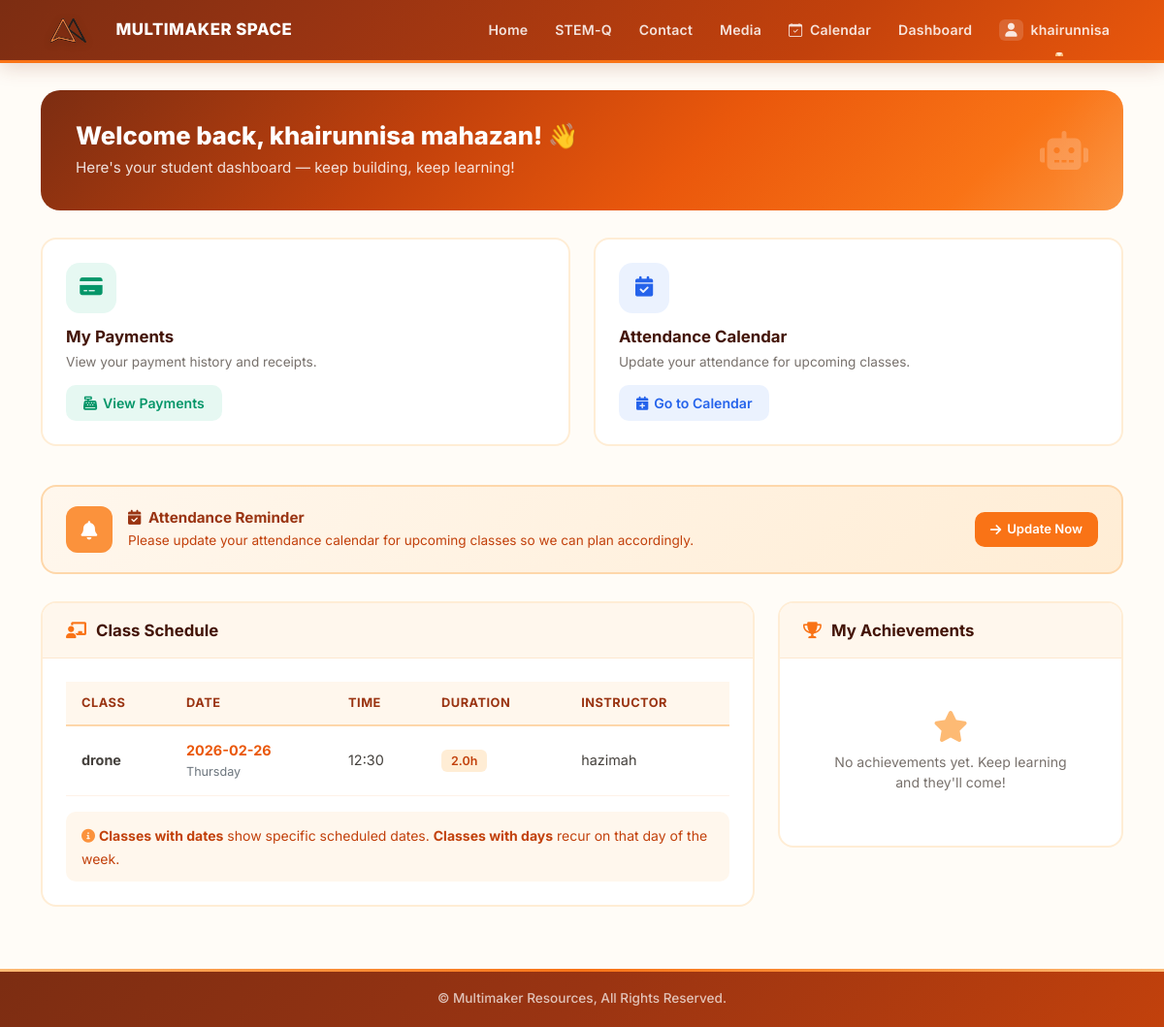
/dashboard (signed in), run on the app's committed database.
### tables this page shows
CREATE TABLE users (
                id INTEGER PRIMARY KEY AUTOINCREMENT,
                username TEXT UNIQUE NOT NULL,
                email TEXT UNIQUE NOT NULL,
                password TEXT NOT NULL,
                full_name TEXT NOT NULL,
                role TEXT DEFAULT 'student',
                is_approved BOOLEAN DEFAULT 0,
                created_at DATETIME DEFAULT CURRENT_TIMESTAMP
            , must_change_password BOOLEAN DEFAULT 0);

CREATE TABLE class_schedule (
                id INTEGER PRIMARY KEY AUTOINCREMENT,
                class_name TEXT NOT NULL,
                class_date DATE NOT NULL,
                time TEXT NOT NULL,
                instructor TEXT NOT NULL,
                duration TEXT NOT NULL,
                admin_notes TEXT DEFAULT '',
                created_at DATETIME DEFAULT CURRENT_TIMESTAMP
            );

### app.py (the view)
@app.route('/dashboard')
@login_required
def student_dashboard():
    current_user = get_current_user()  # Get current user info
    conn = get_db_connection()
    classes = conn.execute('''
        SELECT cs.*
        FROM class_schedule cs
        JOIN class_students cst ON cs.id = cst.class_id
        WHERE cst.user_id = ?
        ORDER BY cs.class_date, cs.time
    ''', (current_user['id'],)).fetchall()
    achievements = conn.execute(
        'SELECT * FROM student_achievements WHERE user_id = ? ORDER BY date_achieved DESC',
        (current_user['id'],)
    ).fetchall()
    conn.close()
    return render_template('dashboard.html',
                         classes=classes,
                         achievements=achievements,
                         user=current_user)  # Pass user to template

### templates/dashboard.html (shortened to what this page needs)
{% extends "base.html" %}
{% block content %}
<div class="welcome-banner">
    <h2>Welcome back, {{ user.full_name or user.username }}! 👋</h2>
    <p>Here's your student dashboard — keep building, keep learning!</p>
    <i class="fas fa-robot welcome-icon"></i>
</div>
<div class="row mb-4">
    <div class="col-md-6 mb-3">
        <div class="quick-card" style="animation-delay: 0.15s;">
            <div class="card-icon" style="background: rgba(16,185,129,0.1); color: #059669;">
                <i class="fas fa-credit-card"></i>
            </div>
            <h5>My Payments</h5>
            <p>View your payment history and receipts.</p>
            <a href="{{ url_for('student_payments') }}" class="btn-card btn-card-green">
                <i class="fas fa-cash-register"></i> View Payments
            </a>
        </div>
    </div>
    <div class="col-md-6 mb-3">
        <div class="quick-card" style="animation-delay: 0.25s;">
            <div class="card-icon" style="background: rgba(59,130,246,0.1); color: #2563eb;">
                <i class="fas fa-calendar-check"></i>
            </div>
            <h5>Attendance Calendar</h5>
            <p>Update your attendance for upcoming classes.</p>
            <a href="{{ url_for('student_calendar') }}" class="btn-card btn-card-blue">
                <i class="fas fa-calendar-plus"></i> Go to Calendar
            </a>
        </div>
    </div>
</div>
<div class="attendance-alert">
    <div class="alert-icon">
        <i class="fas fa-bell"></i>
    </div>
    <div class="alert-content flex-grow-1">
        <h6><i class="fas fa-calendar-check me-1"></i> Attendance Reminder</h6>
        <p>Please update your attendance calendar for upcoming classes so we can plan accordingly.</p>
    </div>
    <a href="{{ url_for('student_calendar') }}" class="btn-alert">
        <i class="fas fa-arrow-right"></i> Update Now
    </a>
</div>
<div class="row">
    <div class="col-lg-8">
        <div class="dash-card">
            <div class="dash-card-header">
                <h5><i class="fas fa-chalkboard-teacher"></i> Class Schedule</h5>
            </div>
            <div class="dash-card-body">
                {% if classes %}
                    <div class="table-responsive">
                        <table class="table-modern">
                            <thead>
                                <tr>
                                    <th>Class</th>
                                    <th>{% if classes[0].class_date %}Date{% else %}Day{% endif %}</th>
                                    <th>Time</th>
                                    <th>Duration</th>
                                    <th>Instructor</th>
                                </tr>
                            </thead>
                            <tbody>
                                {% for class in classes %}
                                <tr>
                                    <td>
                                        <strong>{{ class.class_name }}</strong>
                                    </td>
                                    <td>
                                        {% if class.class_date %}
                                            {% set date_parts = class.class_date.split('-') %}
                                            {% if date_parts|length == 3 %}
                                                {% set year = date_parts[0]|int %}
                                                {% set month = date_parts[1]|int %}
                                                {% set day = date_parts[2]|int %}
                                                {% set weekday_num = ((year - (14 - month)//12) + year//4 - year//100 + year//400 + (31*(month + 12*((14 - month)//12) - 2))//12 + day) % 7 %}
                                                {% set weekday_num = (weekday_num + 6) % 7 %}
                                                {% set weekday_names = ['Monday', 'Tuesday', 'Wednesday', 'Thursday', 'Friday', 'Saturday', 'Sunday'] %}
                                                {% set month_names = ['Jan', 'Feb', 'Mar', 'Apr', 'May', 'Jun', 'Jul', 'Aug', 'Sep', 'Oct', 'Nov', 'Dec'] %}
                                                <strong style="color: var(--orange-600);">{{ class.class_date }}</strong><br>
                                                <small class="text-muted">{{ weekday_names[weekday_num] }}</small>
                                            {% else %}
                                                {{ class.class_date }}
                                            {% endif %}
                                        {% else %}
                                            {{ class.day }}
                                        {% endif %}
                                    </td>
                                    <td>{{ class.time }}</td>
                                    <td>
                                        {% if class.duration %}
                                            <span class="badge-orange">{{ class.duration }}h</span>
                                        {% else %}
                                            <span class="text-muted">-</span>
                                        {% endif %}
                                    </td>
                                    <td>{{ class.instructor }}</td>
                                </tr>
                                {% endfor %}
                            </tbody>
                        </table>
                    </div>
                    <div style="background: var(--orange-50); border-radius: 10px; padding: 12px 16px; margin-top: 16px;">
                        <small style="color: var(--orange-700);">
                            <i class="fas fa-info-circle" style="color: var(--orange-400);"></i>
                            <strong>Classes with dates</strong> show specific scheduled dates.
                            <strong>Classes with days</strong> recur on that day of the week.
                        </small>
                    </div>
                {% else %}
                    <div class="empty-state">
                        <i class="fas fa-calendar-times d-block"></i>
                        <p>No classes scheduled yet.</p>
                    </div>
                {% endif %}
            </div>
        </div>
    </div>
    <div class="col-lg-4">
        <div class="dash-card" style="animation-delay: 0.5s;">
            <div class="dash-card-header">
                <h5><i class="fas fa-trophy"></i> My Achievements</h5>
            </div>
            <div class="dash-card-body">
                {% if achievements %}
                    {% for achievement in achievements %}
                    <div class="achievement-item">
                        <h6>{{ achievement.achievement }}</h6>
                        <span class="date-badge">{{ achievement.date_achieved }}</span>
                    </div>
                    {% endfor %}
                {% else %}
                    <div class="empty-state">
                        <i class="fas fa-star d-block"></i>
                        <p>No achievements yet. Keep learning and they'll come!</p>
                    </div>
                {% endif %}
            </div>
        </div>
    </div>
</div>
{% endblock %}

### templates/base.html (shortened to what this page needs)
<!DOCTYPE html>
<html lang="en">
<head>
    <link href="https://cdn.jsdelivr.net/npm/bootstrap@5.1.3/dist/css/bootstrap.min.css" rel="stylesheet">
    <link rel="stylesheet" href="https://cdnjs.cloudflare.com/ajax/libs/font-awesome/6.0.0/css/all.min.css">
    <link rel="stylesheet" href="https://cdn.jsdelivr.net/npm/bootstrap-icons@1.8.1/font/bootstrap-icons.css">
    <link rel="stylesheet" href="{{ url_for('static', filename='css/style.css') }}">
    <link rel="stylesheet" href="https://cdn.jsdelivr.net/npm/bootstrap-icons@1.11.3/font/bootstrap-icons.min.css">
</head>
<body>
    <nav class="navbar navbar-expand-lg navbar-mm">
        <div class="container">
            <a class="navbar-brand" href="{{ url_for('index') }}">
                <img src="{{ url_for('static', filename='images/MS.png') }}" alt="Multimaker Space Logo" class="navbar-logo">
                MULTIMAKER SPACE
            </a>
            <div class="collapse navbar-collapse" id="navbarNav">
                <ul class="navbar-nav ms-auto">
                    <li class="nav-item"><a class="nav-link" href="{{ url_for('index') }}">Home</a></li>
                    <li class="nav-item"><a class="nav-link" href="{{ url_for('stem_q') }}">STEM-Q</a></li>
                    <li class="nav-item"><a class="nav-link" href="{{ url_for('contact') }}">Contact</a></li>
                    {% if session.user_id and session.role == 'admin' %}
                    <li class="nav-item dropdown">
                        <a class="nav-link dropdown-toggle" href="#" role="button" data-bs-toggle="dropdown">
                            <i class="fas fa-images me-1"></i> Media
                        </a>
                        <ul class="dropdown-menu">
                            <li><a class="dropdown-item" href="{{ url_for('media_gallery') }}">
                                <i class="fas fa-eye me-2"></i>View Gallery
                            </a></li>
                            <li><a class="dropdown-item" href="{{ url_for('admin_media') }}">
                                <i class="fas fa-cog me-2"></i>Manage Media
                            </a></li>
                        </ul>
                    </li>
                    {% else %}
                    <li class="nav-item"><a class="nav-link" href="{{ url_for('media_gallery') }}">Media</a></li>
                    {% endif %}
                    {% if session.user_id %}
                        {% if session.role == 'student' %}
                            <li class="nav-item">
                                <a class="nav-link" href="{{ url_for('student_calendar') }}">
                                    <i class="bi bi-calendar-check me-1"></i> Calendar
                                </a>
                            </li>
                            <li class="nav-item"><a class="nav-link" href="{{ url_for('student_dashboard') }}">Dashboard</a></li>
                        {% endif %}
                        <li class="nav-item dropdown">
                            <a class="nav-link dropdown-toggle" href="#" role="button" data-bs-toggle="dropdown">
                                <i class="fas fa-user me-1"></i> {{ session.username }}
                            </a>
                        </li>
                    {% else %}
                        <li class="nav-item"><a class="nav-link" href="{{ url_for('login') }}">Login</a></li>
                    {% endif %}
                </ul>
            </div>
        </div>
    </nav>
    <div class="container content-wrap">
        <div class="container-main">
            {% block content %}{% endblock %}
        </div>
    </div>
    <footer class="footer-mm">
        <p>&copy; Multimaker Resources, All Rights Reserved.</p>
    </footer>
</body>
</html>

### data on the page
users: username "khairunnisa", full_name "khairunnisa mahazan"
class_schedule: class_name "drone", class_date "2026-02-26", weekday_names "Thursday", time "12:30", duration "2.0", instructor "hazimah"
